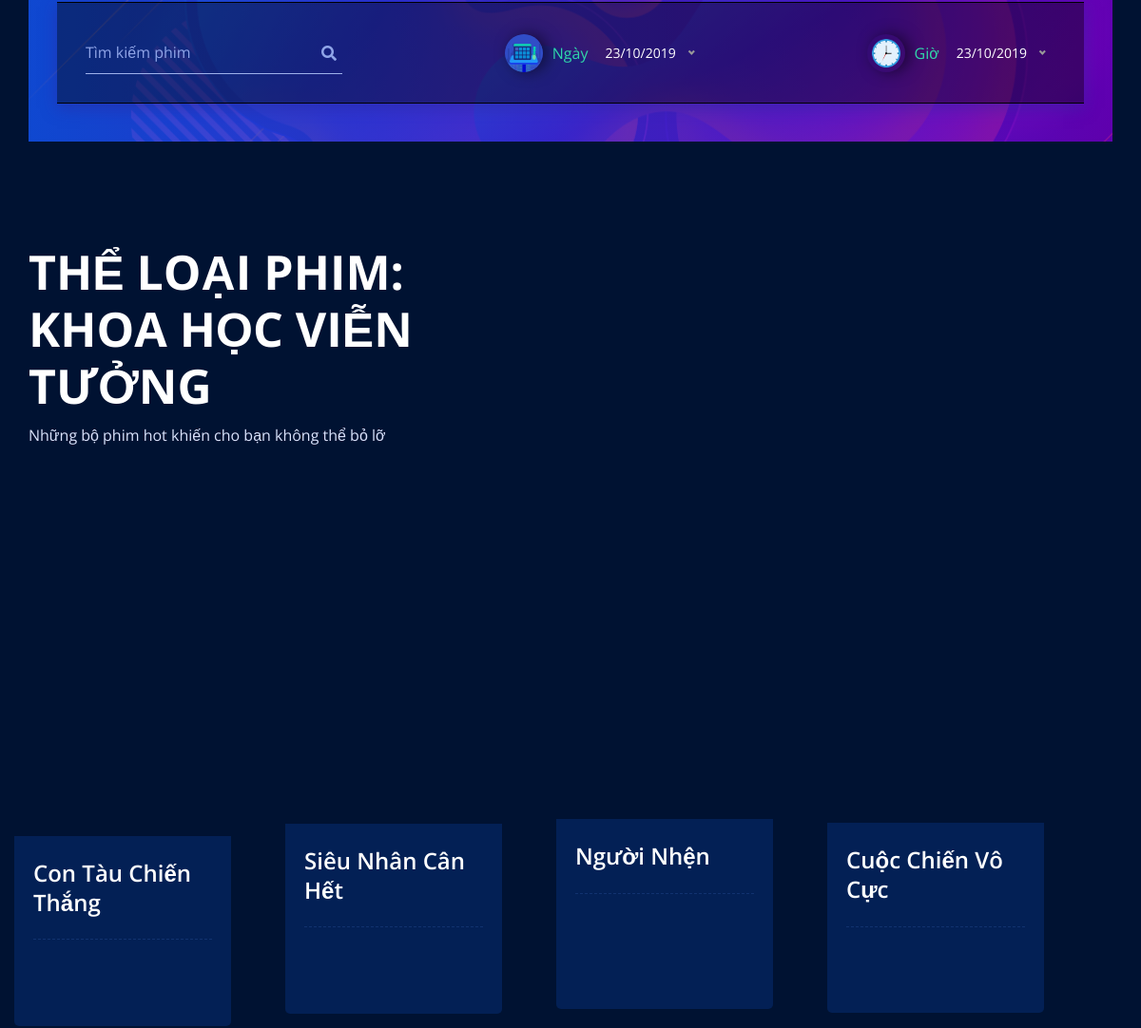
/user/index.php?act=phim&idtl=4 (middle part), run on an earlier commit of the app's database.
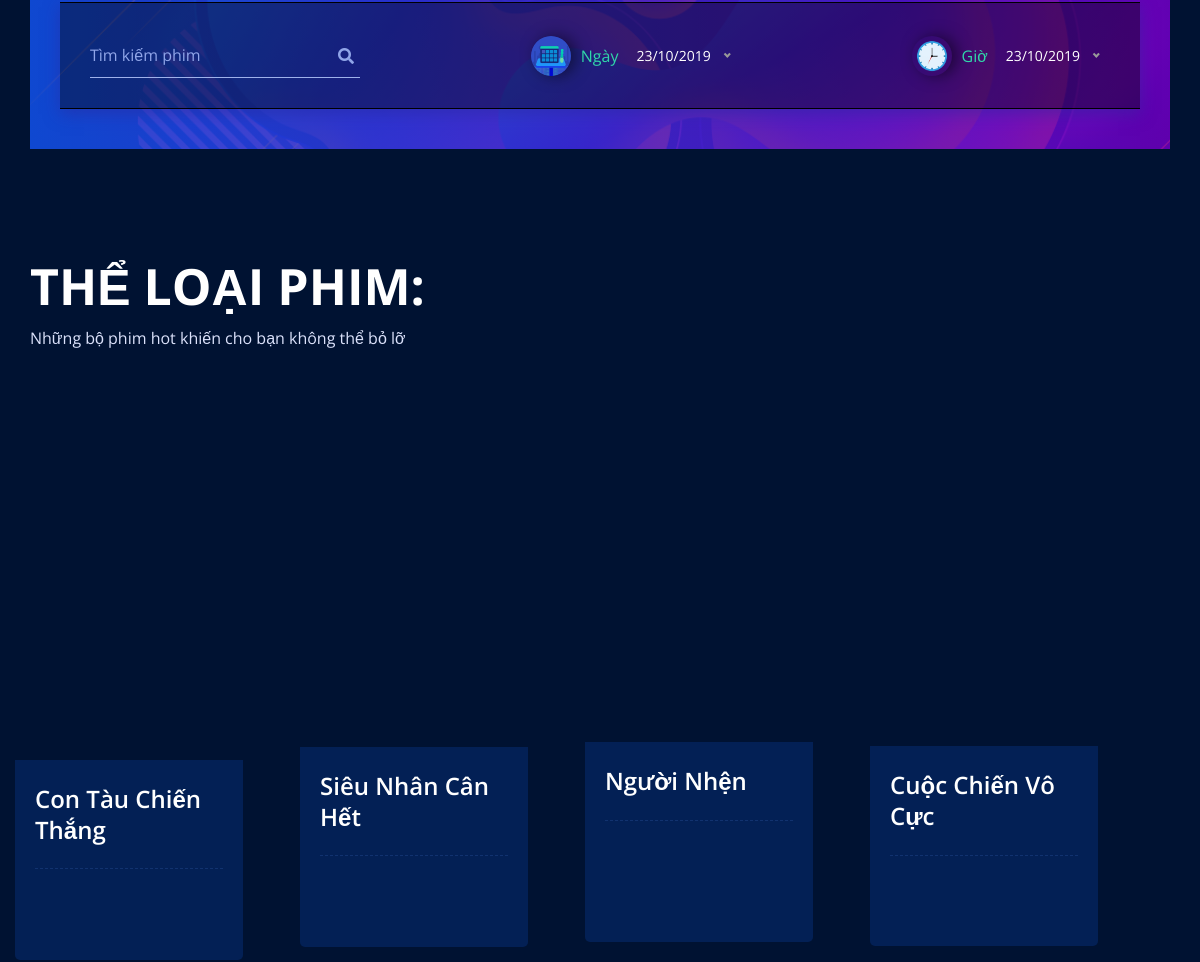
And on a later commit of the database.
### tables this page shows
CREATE TABLE `the_loai` (
  `id` int(11) NOT NULL,
  `nametl` varchar(200) NOT NULL
);

### admin/models/pdo.php (called while the page is built, shortened)
<?php
function pdo_get_connection(){
    $dburl = "mysql:host=localhost;dbname=duan11;charset=utf8";
    $username = 'root';
    $password = '';
    $conn = new PDO($dburl, $username, $password);
    $conn->setAttribute(PDO::ATTR_ERRMODE, PDO::ERRMODE_EXCEPTION);
    return $conn;
}
function pdo_query($sql){
    $sql_args = array_slice(func_get_args(), 1);
    try{
        $conn = pdo_get_connection();
        $stmt = $conn->prepare($sql);
        $stmt->execute($sql_args);
        $rows = $stmt->fetchAll();
        return $rows;
    }
    catch(PDOException $e){
        throw $e;
    }
    finally{
        unset($conn);
    }
}
function pdo_query_one($sql){
    $sql_args = array_slice(func_get_args(), 1);
    try{
        $conn = pdo_get_connection();
        $stmt = $conn->prepare($sql);
        $stmt->execute($sql_args);
        $row = $stmt->fetch(PDO::FETCH_ASSOC);
        return $row;
    }
    catch(PDOException $e){
        throw $e;
    }
    finally{
        unset($conn);
    }
}

### admin/models/phim.php (called while the page is built, shortened)
<?php
    function loadall_phim($kyw="",$idtl=0){
        $sql="SELECT * FROM phim where 1";
        if($idtl>0){
            $sql.=" and idtl ='".$idtl."'";
        }
        $sql.=" ORDER BY id desc";
        $listphim = pdo_query($sql);
        return $listphim;
    }
function load_ten_theloai($idtl){
    if($idtl > 0){
        $sql = "SELECT * FROM the_loai WHERE id=".$idtl;
        $tl = pdo_query_one($sql);
        extract($tl);
        return $name;
    } else {
        return "";
    }
}
function loadall_phim_home(){
    $sql = "SELECT * FROM phim WHERE 1 ORDER BY id desc limit 0,12";
    $listphim = pdo_query($sql);
    return $listphim;
}
?>

### user/view/phim.php (the view, shortened to what this page needs)
<section class="search-ticket-section padding-top pt-lg-0">
    <div class="container">
        <div class="search-tab bg_img" data-background="assets/images/ticket/ticket-bg01.jpg">
            <div class="tab-area">
                <div class="tab-item active">
                    <form class="ticket-search-form">
                        <div class="form-group large">
                            <input type="text" placeholder="Tìm kiếm phim">
                            <button type="submit"><i class="fas fa-search"></i></button>
                        </div>
                        <div class="form-group">
                            <div class="thumb">
                                <img src="assets/images/ticket/date.png" alt="ticket">
                            </div>
                            <span class="type">Ngày</span>
                        </div>
                        <div class="form-group">
                            <div class="thumb">
    <img src="assets/images/ticket/dh.png" alt="ticket">
                            </div>
                            <span class="type">Giờ</span>
                        </div>
                    </form>
                </div>
            </div>
        </div>
    </div>
</section>
<section class="movie-section padding-top padding-bottom">
    <div class="container">
        <div class="section-header-2">
                <div class="left">
                    <h2 class="title">Thể loại phim: <?=$tentl ?></h2>
                    <p>Những bộ phim hot khiến cho bạn không thể bỏ lỡ </p>
                </div>
            </div>
        <div class="tab row">
            <?php foreach($dsphim as $phim) : ?>
            <?php extract($phim) ?>
                        <div class="item">
                            <div class="movie-grid">
                                <div class="movie-thumb c-thumb">
                                    <a href="index.php?act=ctphim&id=".$id>
                                       <img src="../admin/upload/<?php echo $avatar ?>" alt="movie" >
                                    </a>
                                </div>
                                <div class="movie-content bg-one">
                                    <h5 class="title m-0">
                                    <a href="index.php?act=ctphim"><?php echo $name ?></a>
                                        </h5>
                                </div>
                            </div>
                        </div>
            <?php endforeach ?>
        </div>
    </div>
</section>

What changed in the data, as far as the page shows it:
no longer on this page (row edited): the_loai: name "KHOA HỌC VIỄN TƯỞNG"
